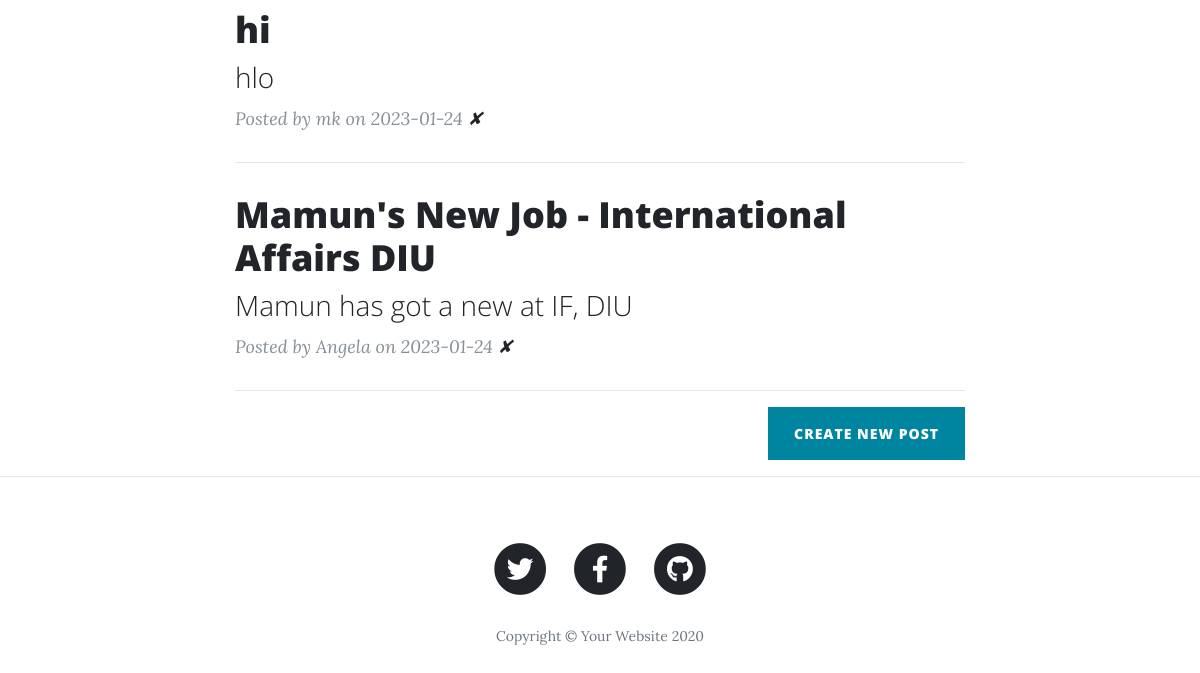
The app's page / (lower part), older data.
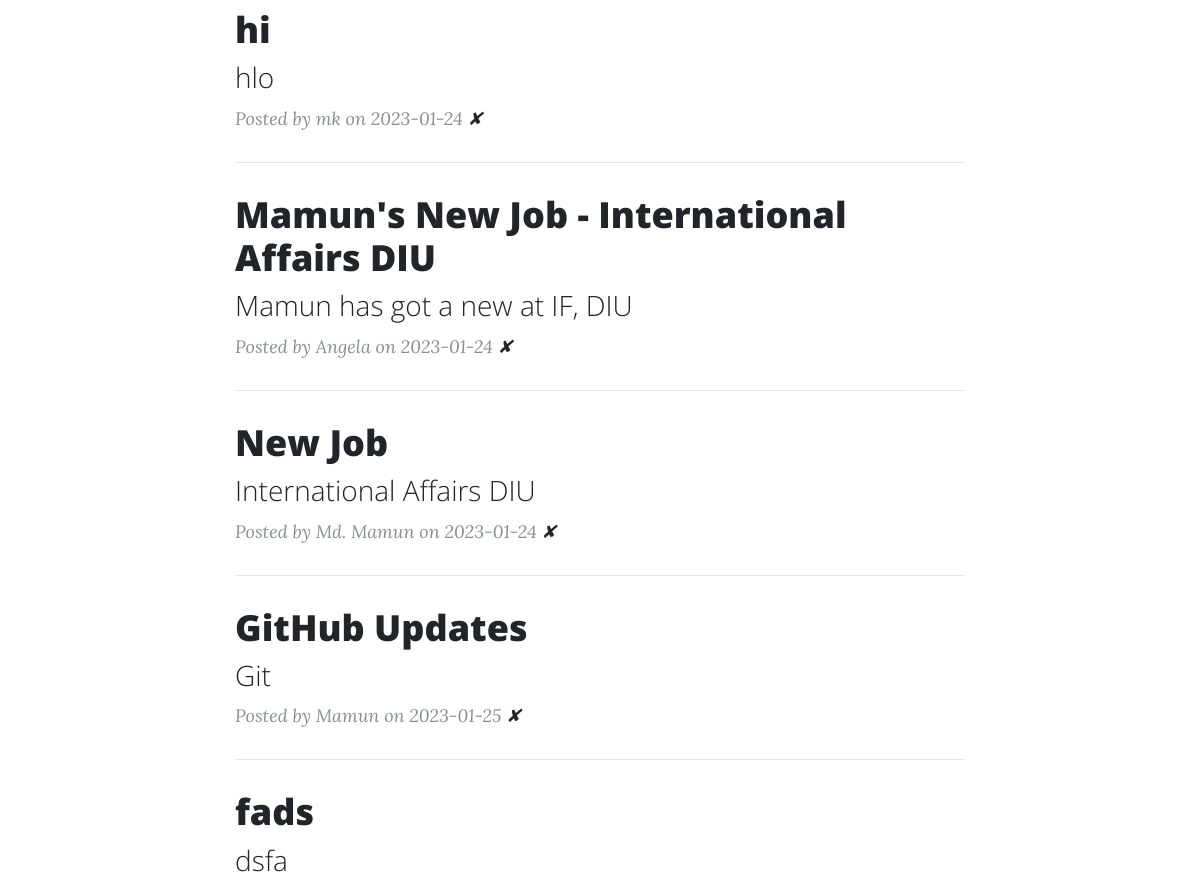
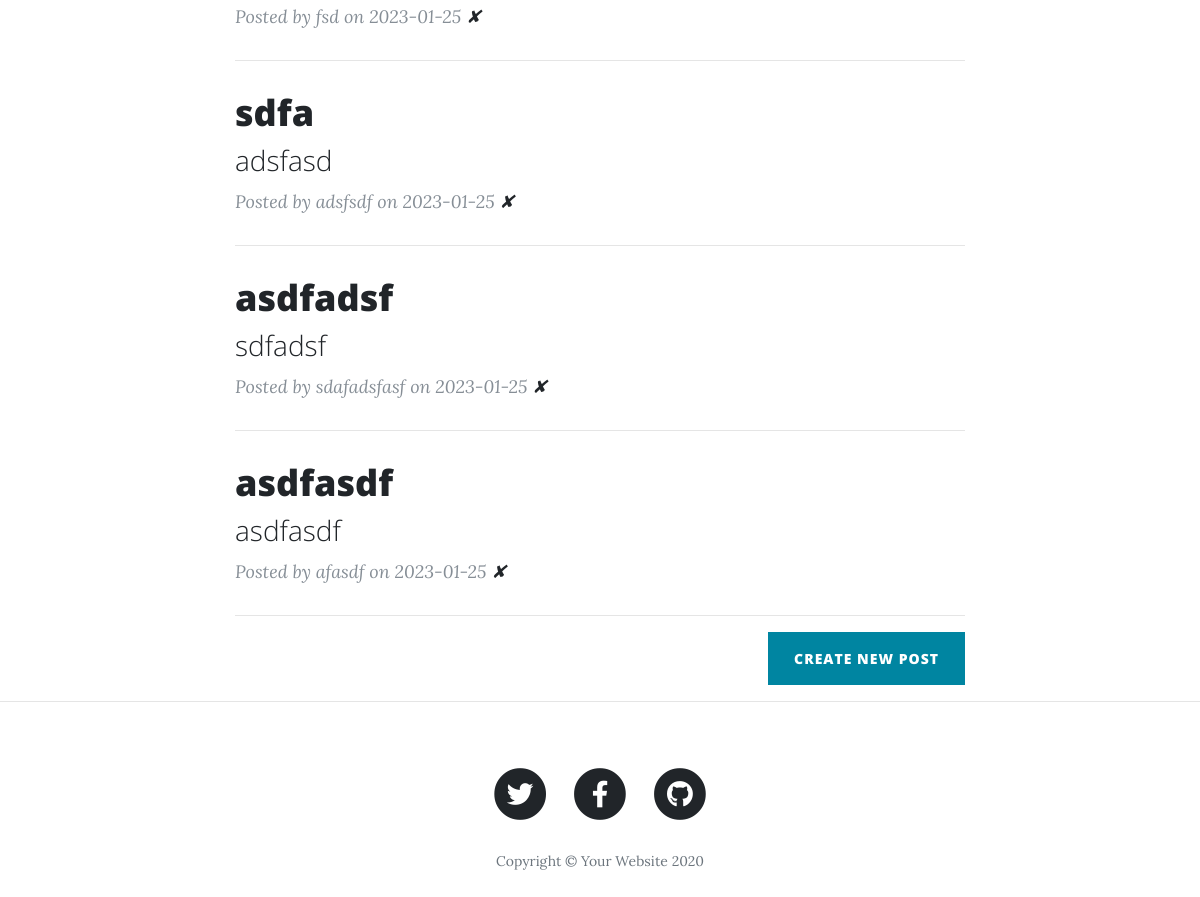
The same page, newer data (2 pictures, top to bottom).
### main.py (models this page shows, shortened)
class BlogPost(db.Model):
    id = db.Column(db.Integer, primary_key=True, autoincrement=True)
    title = db.Column(db.String(250), unique=True, nullable=False)
    subtitle = db.Column(db.String(250), nullable=False)
    date = db.Column(db.String(250), nullable=False)
    body = db.Column(db.Text, nullable=False)
    author = db.Column(db.String(250), nullable=False)
    img_url = db.Column(db.String(250), nullable=False)

### main.py (the view)
@app.route('/')
def get_all_posts():
    posts = db.session.query(BlogPost).all()
    return render_template("index.html", all_posts=posts)

### templates/index.html (shortened to what this page needs)
{% include "header.html" %}
  <div class="container">
    <div class="row">
      <div class="col-lg-8 col-md-10 mx-auto">
        {% for post in all_posts %}
        <div class="post-preview">
          <a href="{{ url_for('show_post', index=post.id) }}">
            <h2 class="post-title">
              {{post.title}}
            </h2>
            <h3 class="post-subtitle">
              {{post.subtitle}}
            </h3>
          </a>
          <p class="post-meta">Posted by {{post.author}} on {{post.date}} <a href="{{url_for('delete', post_id=post.id)}}">✘</a> </p>
        </div>
        <hr>
        {% endfor %}
        <div class="clearfix">
          <a class="btn btn-primary float-right" href="{{url_for('new_post')}}">Create New Post</a>
        </div>
      </div>
    </div>
  </div>
  <hr>
{% include "footer.html" %}

Row changes from the older to the newer data that the page shows:
added BlogPost: title "New Job", subtitle "International Affairs DIU", author "Md. Mamun", date "2023-01-24"
added BlogPost: title "GitHub Updates", subtitle "Git", author "Mamun", date "2023-01-25"
added BlogPost: title "fads", subtitle "dsfa", author "fsd", date "2023-01-25"
added BlogPost: title "sdfa", subtitle "adsfasd", author "adsfsdf", date "2023-01-25"
added BlogPost: title "asdfadsf", subtitle "sdfadsf", author "sdafadsfasf", date "2023-01-25"
added BlogPost: title "asdfasdf", subtitle "asdfasdf", author "afasdf", date "2023-01-25"
